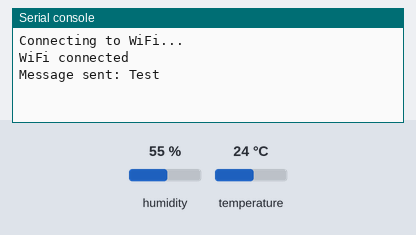
The program below on a simulated MicroPython board. Shown: the last lines printed to the serial console. The test bench sets the inputs (shaded band); at power-on: temperature 24 °C, humidity 55 %. WiFi joins after 1.5 s; requests to the public web service named in the program get a made-up reply in its usual format after 0.4 s (London, UTC, broken clouds, 64 % humidity, 1013 hPa unless stated).

Above: at 5.6 s.
5.7 s: temperature set to 28 °C
At 7.8 s:
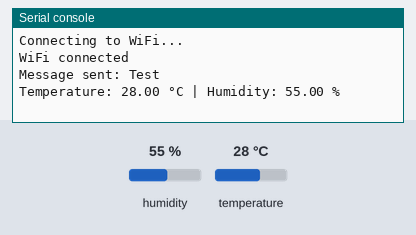
14.1 s: temperature set to 31 °C
At 22.6 s:
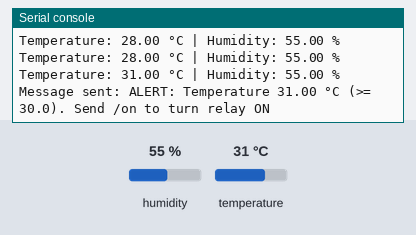

The program:

test.py
```python
import network
import urequests
import time
from machine import Pin
import dht

# ---------- WIFI ----------
SSID = "Robotic WIFI"
PASSWORD = "rbtWIFI@2025"

# ---------- TELEGRAM ----------
BOT_TOKEN = "8317214199:AAFkZlexTEuNOvYYAT_mcNOeSshu2Ro0P_k"
CHAT_ID = "-1003317505805"

URL_SEND = "https://api.telegram.org/bot{}/sendMessage".format(BOT_TOKEN)
URL_GET_UPDATES = "https://api.telegram.org/bot{}/getUpdates".format(BOT_TOKEN)

# ---------- DHT11 ----------
DHT_PIN = 4
sensor = dht.DHT11(Pin(DHT_PIN, Pin.PULL_UP))

# ---------- RELAY ----------
RELAY_PIN = 4
RELAY_ACTIVE_LOW = True
relay = Pin(RELAY_PIN, Pin.OUT)
relay_state = False

def relay_write(on):
    if RELAY_ACTIVE_LOW:
        relay.value(0 if on else 1)
    else:
        relay.value(1 if on else 0)

relay_write(relay_state)

# ---------- WIFI CONNECT ----------
wifi = network.WLAN(network.STA_IF)
wifi.active(True)

def ensure_wifi():
    if wifi.isconnected():
        return True

    print("Connecting to WiFi...")
    wifi.connect(SSID, PASSWORD)

    for _ in range(15):
        if wifi.isconnected():
            print("WiFi connected")
            return True
        time.sleep(1)

    print("WiFi not connected")
    return False

ensure_wifi()

# Give DHT time to stabilize
time.sleep(2)

# ---------- SEND MESSAGE FUNCTION ----------
def send_message(message):
    if not ensure_wifi():
        return False

    try:
        response = urequests.post(URL_SEND, json={
            "chat_id": CHAT_ID,
            "text": message
        })

        if response.status_code != 200:
            print("Telegram send failed:", response.status_code)
            response.close()
            return False

        print("Message sent:", message)
        response.close()
        return True
    except Exception as e:
        print("Error sending message:", e)
        return False

# ---------- TELEGRAM TEST ----------
send_message("Test")

# ---------- CHECK FOR COMMANDS ----------
last_update_id = 0

def check_commands(temp, hum):
    global last_update_id
    global relay_state
    if not ensure_wifi():
        return False

    try:
        response = urequests.get(URL_GET_UPDATES + "?offset={}".format(last_update_id + 1))
        if response.status_code != 200:
            print("Telegram getUpdates failed:", response.status_code)
            response.close()
            return False

        data = response.json()

        if data["ok"] and data["result"]:
            for update in data["result"]:
                last_update_id = update["update_id"]

                if "message" in update and "text" in update["message"]:
                    text = update["message"]["text"]
                    print("Received command:", text)

                    if text == "/status":
                        state = "ON" if relay_state else "OFF"
                        msg = "Temperature: {:.2f} °C\nHumidity: {:.2f} %\nRelay: {}".format(temp, hum, state)
                        if not send_message(msg):
                            response.close()
                            return False
                    elif text == "/on":
                        relay_state = True
                        relay_write(relay_state)
                        if not send_message("Relay turned ON"):
                            response.close()
                            return False
                    elif text == "/off":
                        relay_state = False
                        relay_write(relay_state)
                        if not send_message("Relay turned OFF"):
                            response.close()
                            return False
                    elif text == "/test":
                        if not send_message("Test"):
                            response.close()
                            return False

        response.close()
        return True
    except Exception as e:
        print("Error checking commands:", e)
        return False

# ---------- MAIN LOOP ----------
TEMP_THRESHOLD = 30.0
auto_off_sent = False

while True:
    try:
        if not ensure_wifi():
            time.sleep(5)
            continue

        time.sleep(2)
        sensor.measure()
        temp = sensor.temperature()
        hum = sensor.humidity()

        if temp < -40 or temp > 80 or hum < 0 or hum > 100:
            print("Invalid reading: {:.2f} °C | {:.2f} %".format(temp, hum))
        else:
            print("Temperature: {:.2f} °C | Humidity: {:.2f} %".format(temp, hum))

        if not check_commands(temp, hum):
            time.sleep(5)
            continue

        if temp < TEMP_THRESHOLD:
            if relay_state:
                relay_state = False
                relay_write(relay_state)
                if not auto_off_sent:
                    if not send_message("Temperature dropped. Relay auto-OFF"):
                        time.sleep(5)
                        continue
                    auto_off_sent = True
        else:
            auto_off_sent = False
            if not relay_state:
                if not send_message("ALERT: Temperature {:.2f} °C (>= {:.1f}). Send /on to turn relay ON".format(temp, TEMP_THRESHOLD)):
                    time.sleep(5)
                    continue

    except OSError:
        print("Failed to read sensor.")
        time.sleep(5)
        continue
    except Exception as e:
        print("Error:", e)

    time.sleep(5)
```

Measured:
- the behaviour switches between 29 and 30 °C on temperature (found by bisection; images 1 and 2)
- after the input at 5.7 s, the serial console: prints a new line after 0.72 s (image 1)
- after the input at 14.1 s, the serial console: prints a new line after 7.2 s (image 2)
